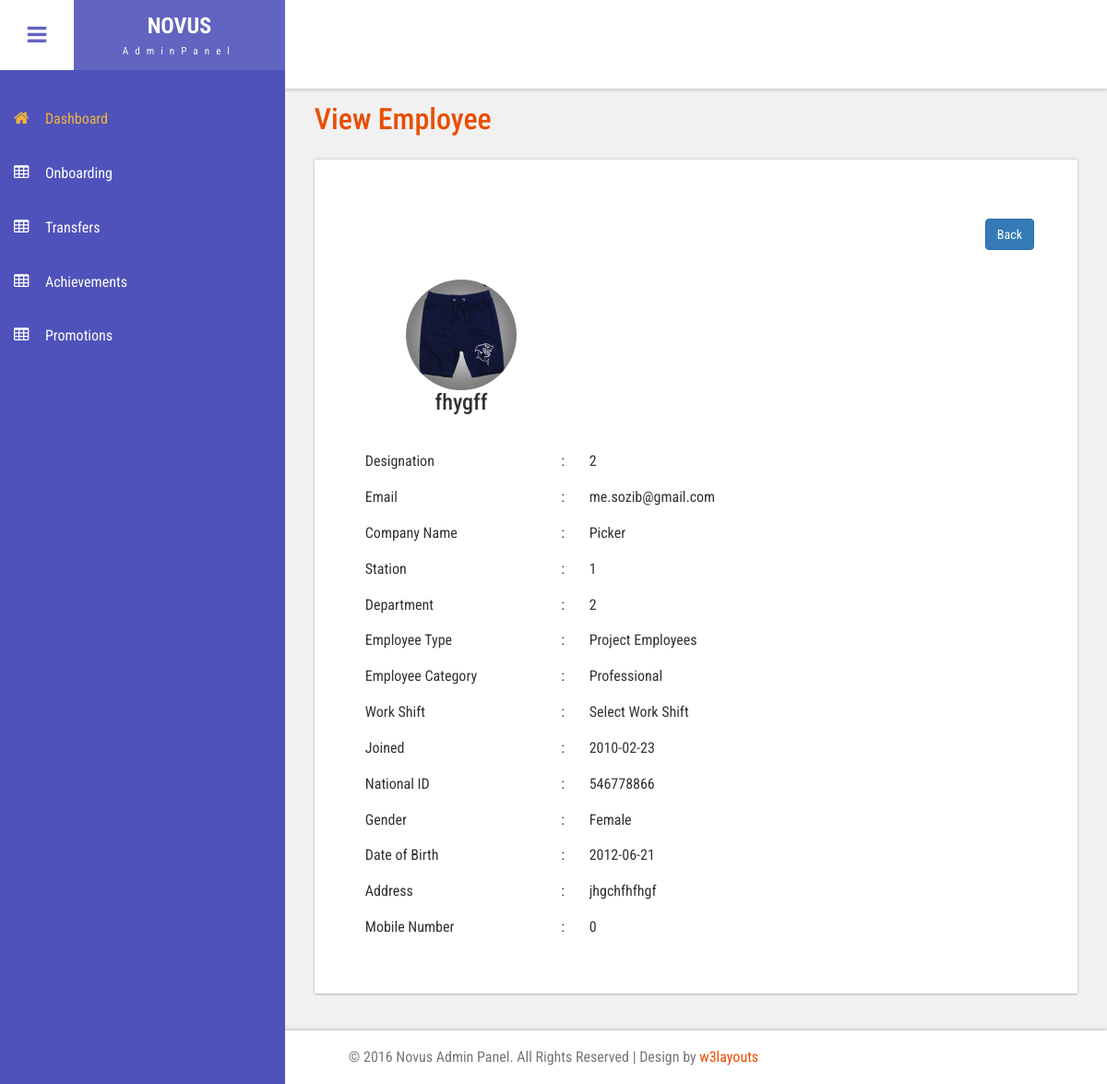
Page /view.php?id=1 on the committed database.
### tables this page shows
CREATE TABLE `tbl_add_member` (
  `id` int(10) NOT NULL,
  `companyName` varchar(100) NOT NULL,
  `station` varchar(255) NOT NULL,
  `department` varchar(100) NOT NULL,
  `employeeType` varchar(100) NOT NULL,
  `employeeCategory` varchar(100) NOT NULL,
  `jobTitle` varchar(255) NOT NULL,
  `workShift` varchar(100) NOT NULL,
  `fullName` varchar(255) NOT NULL,
  `emailAddress` varchar(255) NOT NULL,
  `joiningDate` date NOT NULL,
  `nationalId` varchar(255) NOT NULL,
  `gender` varchar(100) NOT NULL,
  `dateOfBirth` date NOT NULL,
  `address` text NOT NULL,
  `mobileNumber` int(100) NOT NULL,
  `addImage` varchar(255) NOT NULL
);

### classes/Dbconf.php (called while the page is built, shortened)
<?php
class Dbconf {
    public function __construct() {
        try{
            $this->db_con = new PDO("mysql:host=localhost;dbname=db_webhr","root","");
        } catch (PDOException $ex) {
            echo 'Connection error occure'.$ex;
        }
    }
}

### classes/Superadmin.php (called while the page is built, shortened)
<?php
include_once 'Dbconf.php';
class Superadmin extends Dbconf{
public function view_single_member_info($data){
  $id = $data;
  $query = "SELECT * FROM tbl_add_member WHERE id=$id";
  $statment = $this->db_con->query($query);
  return $statment;
}
}

### view.php (the view)
<?php
 include_once 'include/header.php';
$id = $_GET['id'];
   include 'classes/Superadmin.php';
   $obj_sup = new Superadmin();
       $statment=$obj_sup->view_single_member_info($id);
       $row = $statment->fetch(PDO::FETCH_ASSOC);
?>
   <div id="page-wrapper">
     <div class="main-page">
       <h3 class="title1">View Employee</h3>
       <div class="blank-page widget-shadow scroll" id="style-2 div1">
       <div class="form-group row">
             <div class="col-sm-4"></div>
             <div class="col-sm-4"></div>
             <div class="col-sm-4 text-right">
               <a class="btn btn-primary" href="all_member.php" role="button">Back</a>
             </div>
           </div>
         <div class="form-group row">
   <div class="col-sm-4 text-center">
     <img class="img-circle" src="<?php echo $row['addImage']; ?>" alt="" height="120" width="120">
     <br>
     <h3><?php echo $row['fullName'];?></h3>
   </div>
 </div>
 <div class="form-group row">
   <div class="col-sm-8 text-center">
     <table class="table">
       <tbody style="text-align: left;">
         <tr>
           <td>Designation</td>
           <td>:</td>
           <td><?php echo $row['jobTitle'];?></td>
         </tr>
         <tr>
           <td>Email</td>
           <td>:</td>
           <td><?php echo $row['emailAddress'];?></td>
         </tr>
         <tr>
           <td>Company Name</td>
           <td>:</td>
           <td><?php echo $row['companyName'];?></td>
         </tr>
         <tr>
           <td>Station</td>
           <td>:</td>
           <td><?php echo $row['station'];?></td>
         </tr>
         <tr>
           <td>Department</td>
           <td>:</td>
           <td><?php echo $row['department'];?></td>
         </tr>
         <tr>
           <td>Employee Type</td>
           <td>:</td>
           <td><?php echo $row['employeeType'];?></td>
         </tr>
         <tr>
           <td>Employee Category</td>
           <td>:</td>
           <td><?php echo $row['employeeCategory'];?></td>
         </tr>
         <tr>
           <td>Work Shift</td>
           <td>:</td>
           <td><?php echo $row['workShift'];?></td>
         </tr>
         <tr>
           <td>Joined</td>
           <td>:</td>
           <td><?php echo $row['joiningDate'];?></td>
         </tr>
         <tr>
           <td>National ID</td>
           <td>:</td>
           <td><?php echo $row['nationalId'];?></td>
         </tr>
         <tr>
           <td>Gender</td>
           <td>:</td>
           <td><?php echo $row['gender'];?></td>
         </tr>
         <tr>
           <td>Date of Birth</td>
           <td>:</td>
           <td><?php echo $row['dateOfBirth'];?></td>
         </tr>
         <tr>
           <td>Address</td>
           <td>:</td>
           <td><?php echo $row['address'];?></td>
         </tr>
         <tr>
           <td>Mobile Number</td>
           <td>:</td>
           <td><?php echo $row['mobileNumber'];?></td>
         </tr>
       </tbody>
     </table>
   </div>
 </div>
       </div>
     </div>
   </div>
  <?php include_once 'include/footer.php'; ?>

### include/header.php (shortened to what this page needs)
<!DOCTYPE HTML>
<html>
<head>
<link href="css/bootstrap.css" rel='stylesheet' type='text/css' />
<link href="css/style.css" rel='stylesheet' type='text/css' />
<link href="css/font-awesome.css" rel="stylesheet">
<link href="css/animate.css" rel="stylesheet" type="text/css" media="all">
<link rel="stylesheet" href="css/clndr.css" type="text/css" />
<link href="css/custom.css" rel="stylesheet">
</head>
<body class="cbp-spmenu-push">
	<div class="main-content">
		<div class=" sidebar" role="navigation">
            <div class="navbar-collapse">
				<nav class="cbp-spmenu cbp-spmenu-vertical cbp-spmenu-left" id="cbp-spmenu-s1">
					<ul class="nav" id="side-menu">
						<li>
							<a href="piechart.php" class="active"><i class="fa fa-home nav_icon"></i>Dashboard</a>
						</li>
						<li>
							<a href="onbording.php"><i class="fa fa-table nav_icon"></i>Onboarding</a>
						</li>
						<li>
							<a href="all_transfer.php"><i class="fa fa-table nav_icon"></i>Transfers</a>
						</li>
						<li>
							<a href="all_achievement.php"><i class="fa fa-table nav_icon"></i>Achievements</a>
						</li>
						 <li>
							<a href="all_promotion.php"><i class="fa fa-table nav_icon"></i>Promotions</a>
						</li>
					</ul>
				</nav>
			</div>
		</div>
		<div class="sticky-header header-section ">
      <div class="header-left">
        <button id="showLeftPush"><i class="fa fa-bars"></i></button>
        <div class="logo">
          <a href="index.html">
            <h1>NOVUS</h1>
            <span>AdminPanel</span>
          </a>
        </div>
      </div>
      <div class="clearfix"> </div>
    </div>

### include/footer.php (shortened to what this page needs)
<div class="footer">
		   <p>&copy; 2016 Novus Admin Panel. All Rights Reserved | Design by <a href="https://w3layouts.com/" target="_blank">w3layouts</a></p>
		</div>
	</div>
</body>
</html>

### css/style.css (style rules this page uses)
h4, h5, h6, h1, h2, h3 { margin: 0; }
ul, ol { margin: 0; }
p { margin: 0; }
html, body { font-family: 'Roboto Condensed', sans-serif; font-size: 100%; overflow-x: hidden; background: #fff; }
body a { transition: 0.5s all ease; -webkit-transition: 0.5s all ease; -moz-transition: 0.5s all ease; -o-transition: 0.5s all ease; -ms-transition: 0.5s all ease; text-decoration:none; }
h1,h2,h3,h4,h5,h6 { margin:0; }
p { margin:0; }
ul,label { margin:0; padding:0; }
.main-content { position: relative; }
.sticky-header { position: fixed; top: 0; left:0px; width: 100%; z-index: 100; }
.header-section { background:#FFF; box-shadow: 1px 1px 4px rgba(0, 0, 0, 0.21); -webkit-box-shadow: 1px 1px 4px rgba(0, 0, 0, 0.21); -moz-box-shadow: 1px 1px 4px rgba(0, 0, 0, 0.21); -o-box-shadow: 1px 1px 4px rgba(0, 0, 0, 0.21); }
.header-section::after { clear: both; display: block; content: ''; }
.header-left { float: left; width: 45%; }
button#showLeftPush { font-size: 1.5em; width: 80px; padding: 0.87em 0; text-align: center; cursor: pointer; float: left; color: #6F6F6F; -moz-transition: all 0.2s ease-out 0s; -webkit-transition: all 0.2s ease-out 0s; transition: all 0.2s ease-out 0s; border: none; background-color: #fff; outline:none; }
.cbp-spmenu { position: fixed; }
.cbp-spmenu-vertical { width: 309px; height: 100%; top: 76px; z-index: 1000; background-color:#4F52BA; padding: 2em 0; }
.cbp-spmenu-left { left: 0; }
.cbp-spmenu-push { overflow-x: hidden; position: relative; }
.cbp-spmenu, .cbp-spmenu-push { -webkit-transition: all 0.3s ease; -moz-transition: all 0.3s ease; transition: all 0.3s ease; }
.cbp-spmenu-push div#page-wrapper { margin: 0 0 0 19.3em; transition:.5s all; -webkit-transition:.5s all; -moz-transition:.5s all; }
.sidebar ul li { margin-bottom: 1em; }
.sidebar ul li a { color: #FFFFFF; font-size: 1em; }
i.nav_icon { margin-right: 1em; font-size: 1.1em; }
.fa { display: inline-block; font-family: FontAwesome; font-style: normal; font-weight: normal; line-height: 1; -webkit-font-smoothing: antialiased; -moz-osx-font-smoothing: grayscale; }
.logo { background: #6164C1; text-align: center; float: left; }
.logo a { padding: 0.9em 3.3em .7em; display: block; text-decoration: none; }
.logo a h1 { color: #fff; font-size: 1.5em; line-height: 1.2em; font-weight: 700; }
.logo a span { color: #F8F8F8; font-size: .7em; text-align: center; letter-spacing: 7px; }
.sidebar .nav-second-level li a.active ,.sidebar ul li a.active { color: #F2B33F; }
.footer { background: #fff; padding: 1em; width: 100%; text-align:center; box-shadow: 0px -1px 4px rgba(0, 0, 0, 0.21); -webkit-box-shadow: 0px -1px 4px rgba(0, 0, 0, 0.21); -moz-box-shadow: 0px -1px 4px rgba(0, 0, 0, 0.21); -ms-box-shadow: 0px -1px 4px rgba(0, 0, 0, 0.21); -o-box-shadow: 0px -1px 4px rgba(0, 0, 0, 0.21); }
.footer p { color: #7A7676; font-size: 1em; line-height: 1.6em; }
.footer p a { color:#E94E02; }
.charts,.row { margin: 2em 0 0; }
.widget-shadow { background-color: #fff; box-shadow: 0 -1px 3px rgba(0,0,0,.12),0 1px 2px rgba(0,0,0,.24); -webkit-box-shadow: 0 -1px 3px rgba(0,0,0,.12),0 1px 2px rgba(0,0,0,.24); -moz-box-shadow: 0 -1px 3px rgba(0,0,0,.12),0 1px 2px rgba(0,0,0,.24); }
h3.title1 { font-size: 2em; color: #e94e02; margin-bottom: 0.8em; }
.table > thead > tr > th, .table > tbody > tr > th, .table > tfoot > tr > th, .table > thead > tr > td, .table > tbody > tr > td, .table > tfoot > tr > td { border-top: none; }
.blank-page { padding: 2em; }

### css/custom.css (style rules this page uses)
#page-wrapper { padding:7em 2em 2.5em; background-color: #F1F1F1; }

### rows in the picture
tbl_add_member: addImage (picture), fullName "fhygff", jobTitle "2", emailAddress "me.sozib@gmail.com", companyName "Picker", station "1", department "2", employeeType "Project Employees", employeeCategory "Professional", workShift "Select Work Shift", joiningDate "2010-02-23", nationalId "546778866", gender "Female", dateOfBirth "2012-06-21", address "jhgchfhfhgf", mobileNumber "0"
